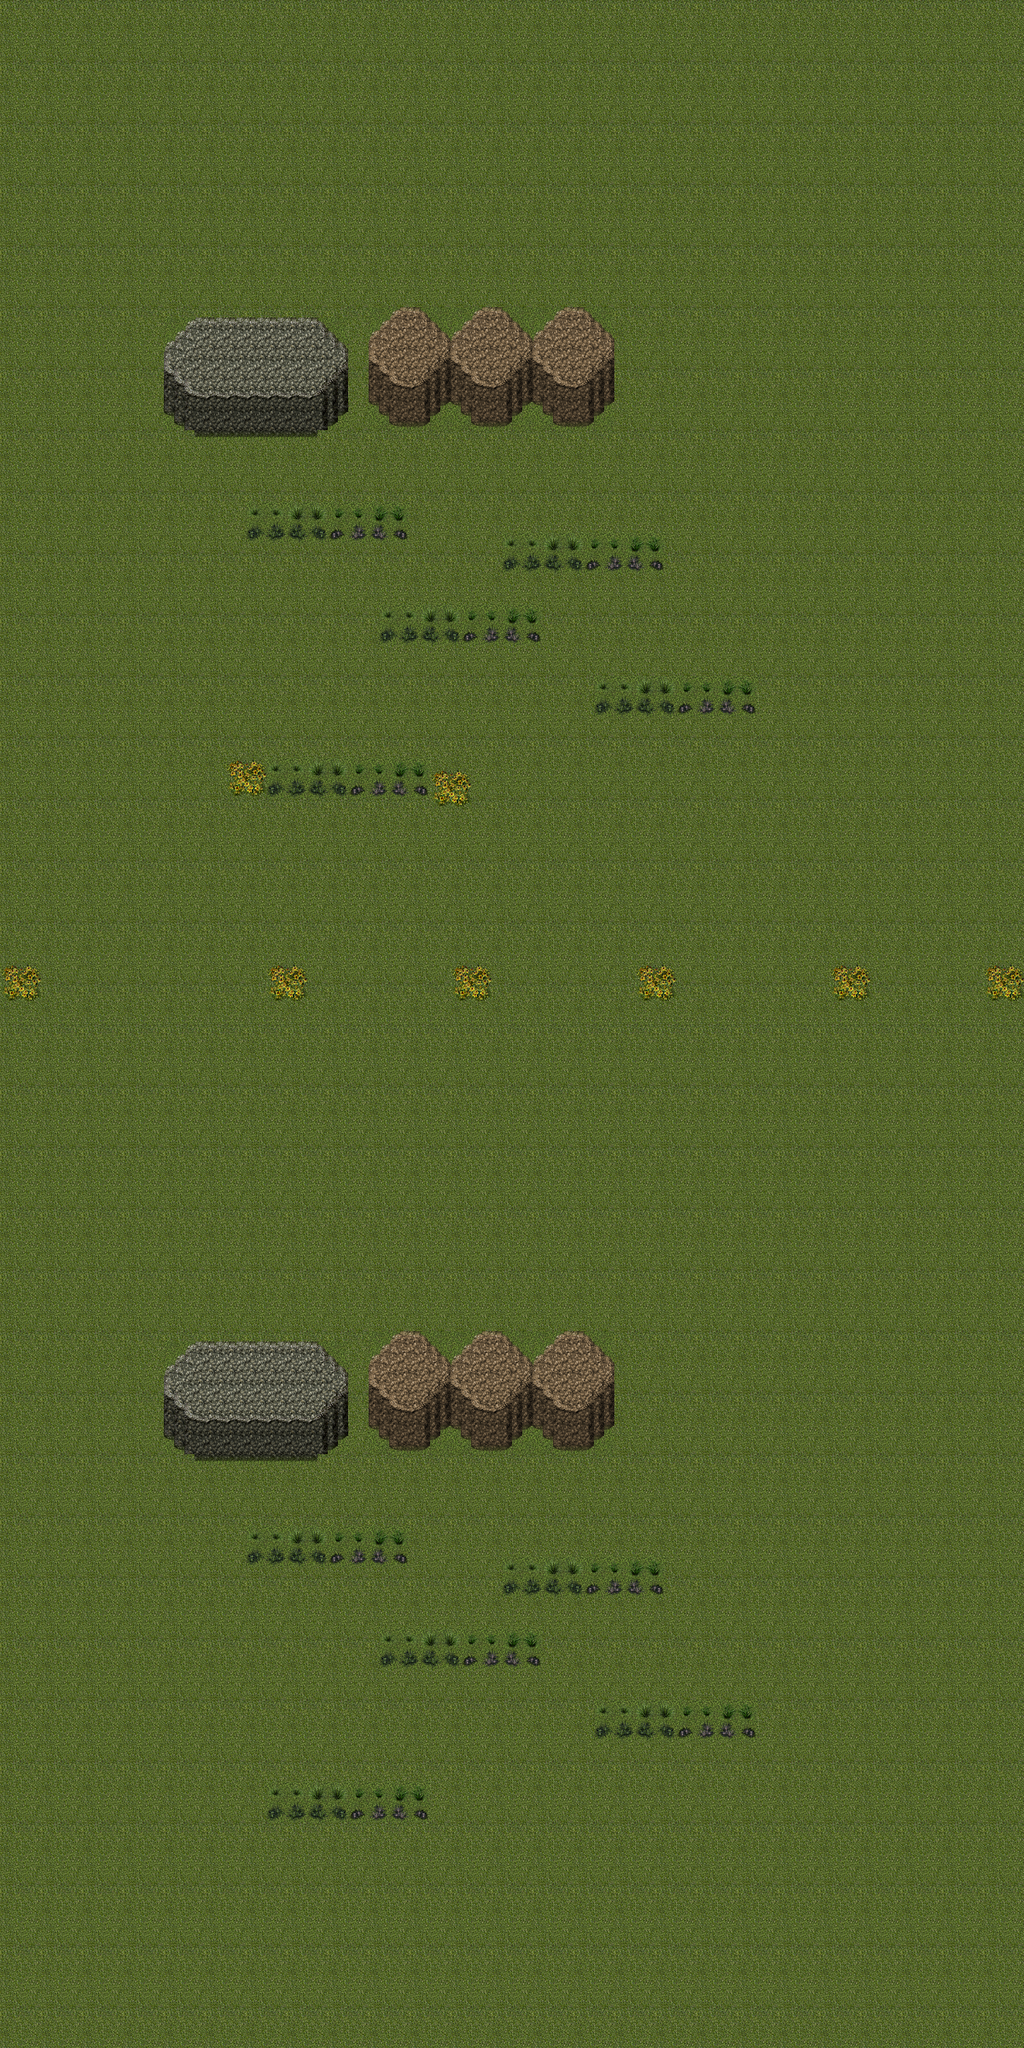

This game map was drawn from its Tiled (.tmx) file and the tilesets committed beside it. A one-line description and the trimmed map source follow:
An orthogonal 100x200 tile map with 16x16 px tiles, 1 tile layer (main layer), 1 hidden layer not drawn, 2 tilesets and 4 objects.

<map version="1.0" orientation="orthogonal" renderorder="left-down" width="100" height="200" tilewidth="16" tileheight="16" nextobjectid="1">
 <tileset firstgid="1" name="earth" tilewidth="16" tileheight="16" tilecount="768" columns="32">
  <image source="earth.png" width="512" height="384" />
  <tile id="632">
   <objectgroup draworder="index">
    <properties>
     <property name="blocked" value="" />
    </properties>
   </objectgroup>
  </tile>
  <tile id="760">
   <objectgroup draworder="index">
    <properties>
     <property name="blocked" value="" />
    </properties>
   </objectgroup>
  </tile>
 </tileset>
 <tileset firstgid="769" name="coll" tilewidth="16" tileheight="16" tilecount="512" columns="16">
  <image source="coll.png" width="256" height="512" />
 </tileset>
 <layer name="main layer" width="100" height="200">
  <data>[20000 cells, 20000 non-empty, 290 distinct tile ids]</data>
 </layer>
 <layer name="collision" width="100" height="200" visible="0">
  <data>[20000 cells, 280 non-empty, 1 distinct tile ids]</data>
 </layer>
 <objectgroup name="coll">
  <object id="3" x="1.33333" y="1582.67" width="1600" height="16" />
  <object id="4" x="434.167" y="1200" width="206.333" height="32" />
  <object id="1" x="1.33333" y="3182.67" width="1600" height="16" />
  <object id="2" x="416.667" y="2784" width="255.333" height="64" />
 </objectgroup>
</map>
